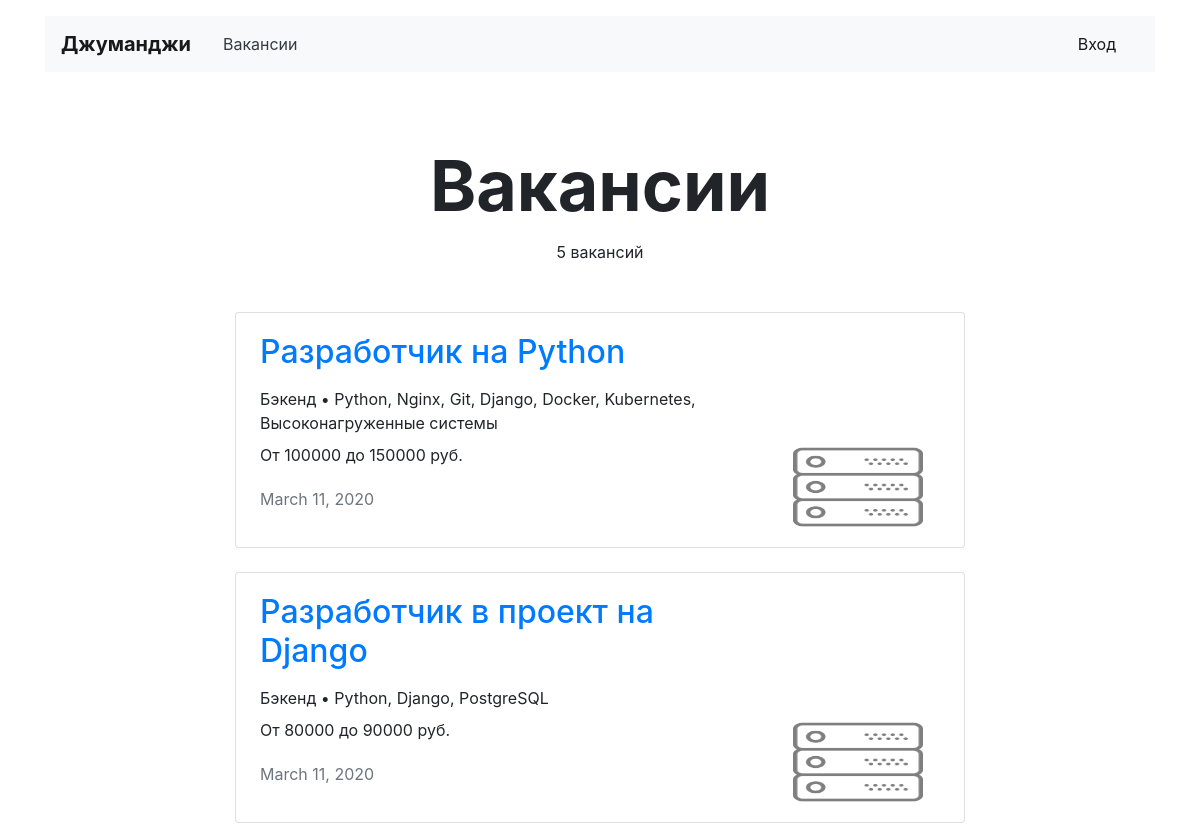
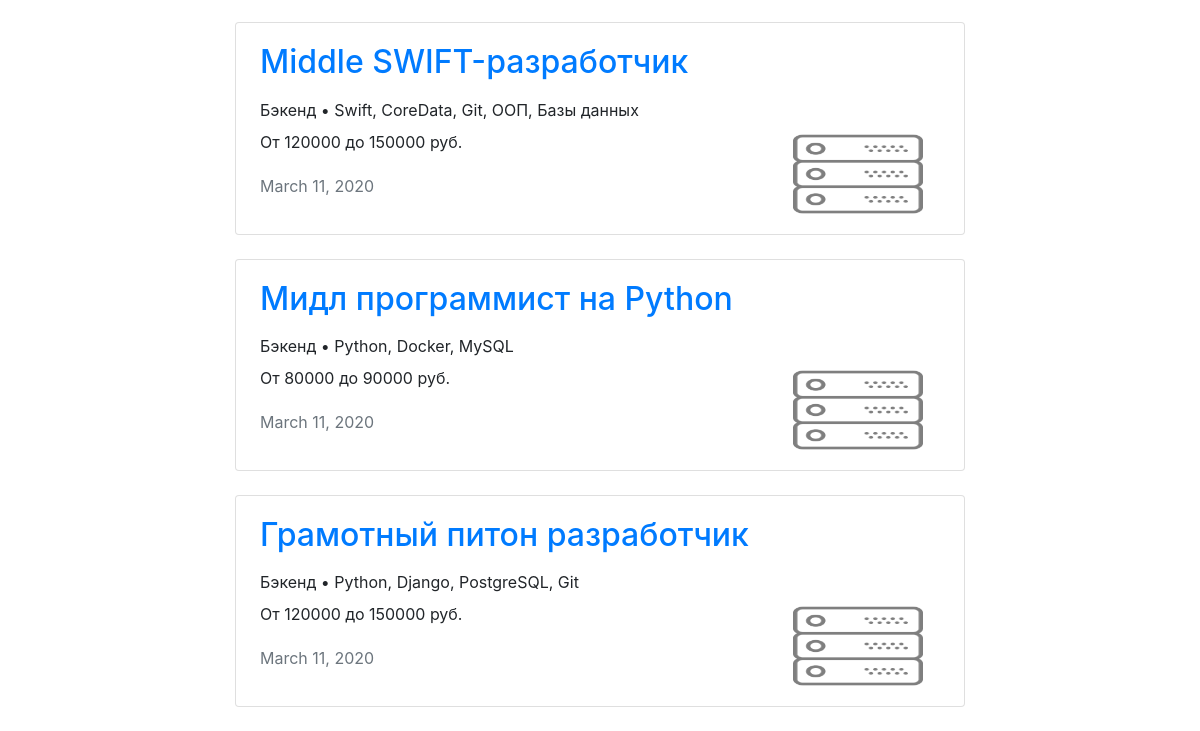
Before: /vacancies with the older database file (2 pictures, top to bottom).
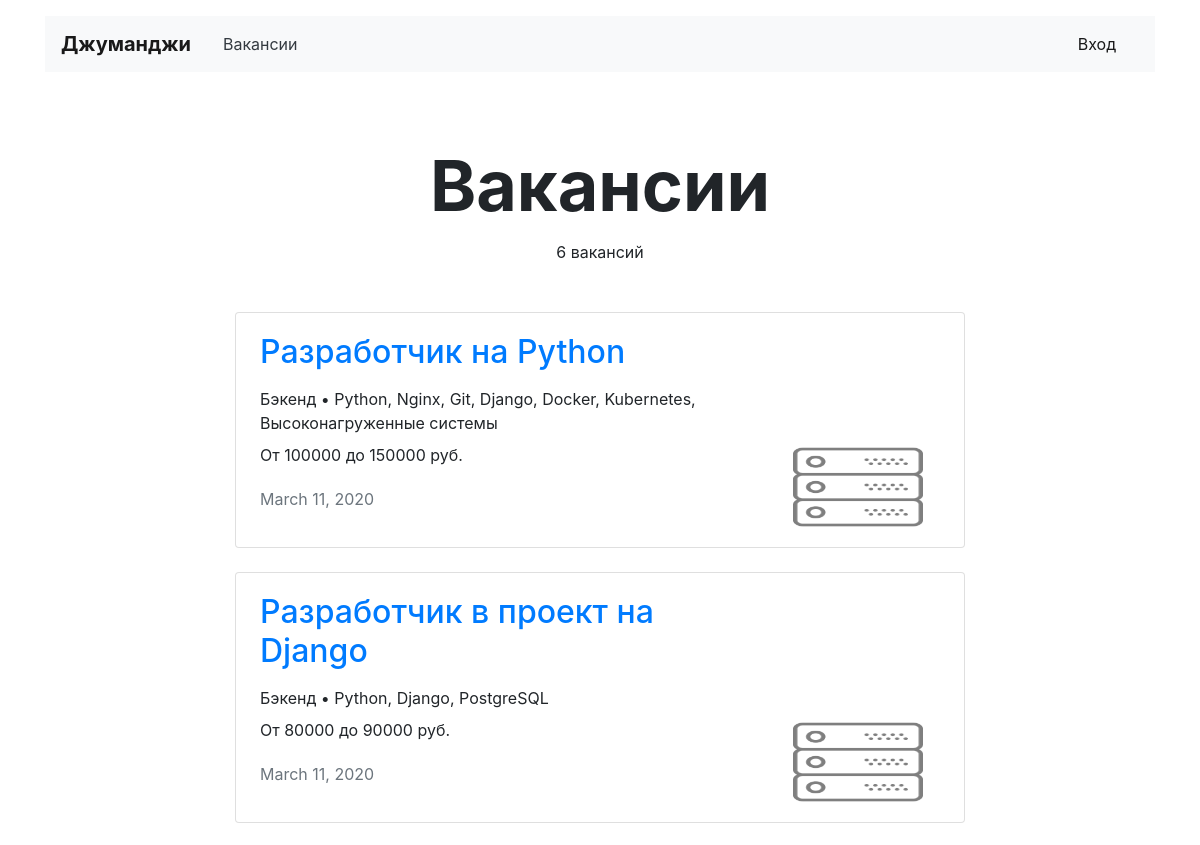
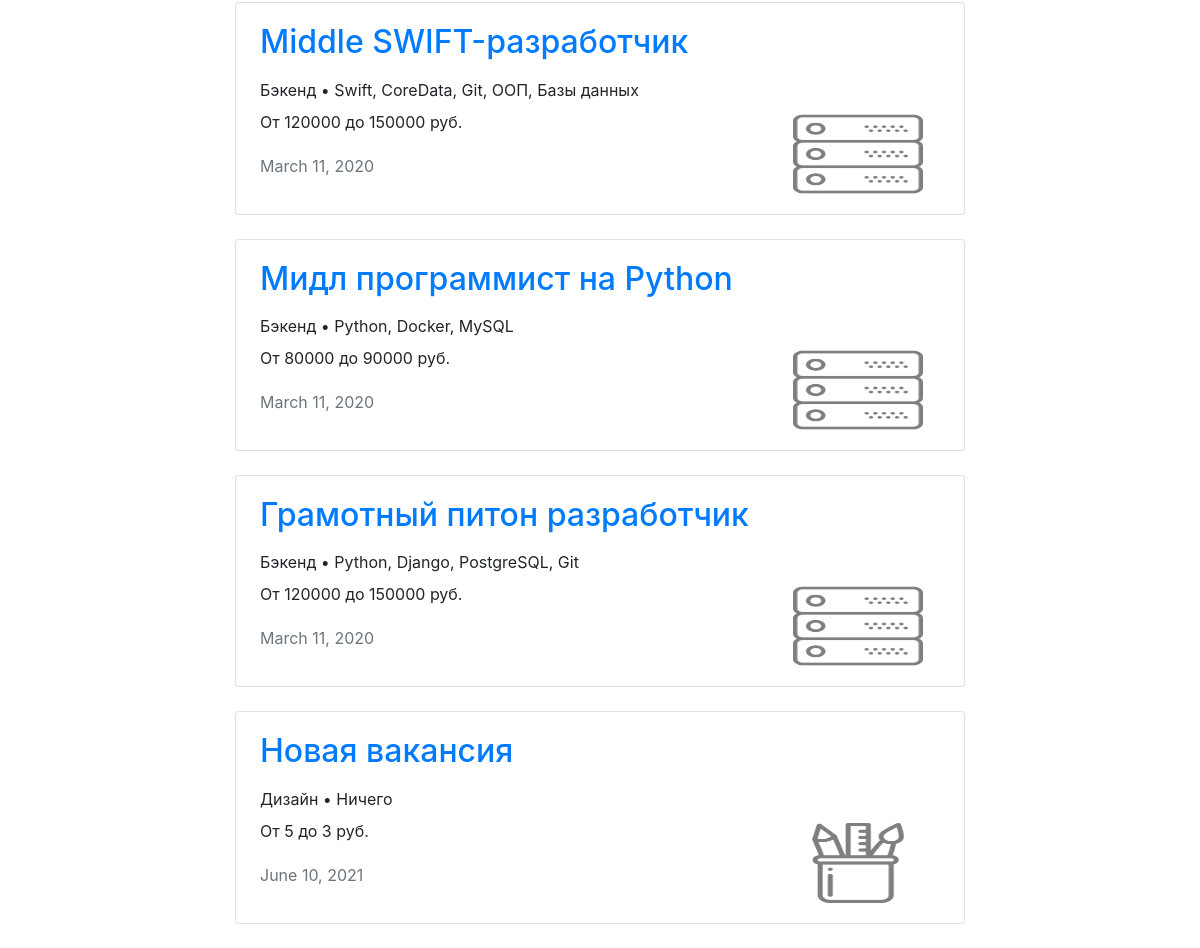
After: the same page with the newer database file (2 pictures, top to bottom).
### vacancy/models.py (models this page shows, shortened)
class Vacancy(models.Model):
    title = models.CharField(max_length=120)
    specialty = models.ForeignKey(Specialty, on_delete=models.CASCADE, related_name='vacancies')
    company = models.ForeignKey(Company, on_delete=models.CASCADE, related_name='vacancies')
    skills = models.CharField(max_length=120)
    description = models.TextField()
    salary_min = models.IntegerField()
    salary_max = models.IntegerField()
    published_at = models.DateField()

class Specialty(models.Model):
    code = models.CharField(max_length=20)
    title = models.CharField(max_length=120)
    picture = models.ImageField(upload_to=MEDIA_SPECIALITY_IMAGE_DIR)

### vacancy/views.py (the view)
# urls.py: path('vacancies', vacancies_view, name='vacancies'),
def vacancies_view(request):
    count_vacancy = Vacancy.objects.count()
    title = "Вакансии"
    return render(request, 'vacancies.html', context={
        'title': title,
        'vacancies': Vacancy.objects.all(),
        'count_vacancy': count_vacancy,
    })

### vacancy/templates/vacancies.html (shortened to what this page needs)
{% extends 'base.html' %}
{% block container %}
  <main class="container mt-3">
    <section>
      <h1 class="h1 text-center mx-auto mt-4 pt-5" style="font-size: 70px;"><strong>{{title}}</strong></h1>
      <p class="text-center pt-1"> {{count_vacancy}} вакансий</p>
      <div class="row mt-5">
        <div class="col-12 col-lg-8 offset-lg-2 m-auto">
          {% for vacancy in vacancies %}
          <div class="card mb-4">
             <div class="card-body px-4">
              <div class="row">
                <div class="col-12 col-md-8 col-lg-9">
                  <h2 class="h2 pb-2"><a href="{% url 'vacancy' vacancy.id %}" class="mb-1">{{vacancy.title}}</a></h2>
                  <p class="mb-2">{{vacancy.specialty.title}} • {{ vacancy.skills }}</p>
                  <p>От {{ vacancy.salary_min }} до {{ vacancy.salary_max }} руб.</p>
                  <p class="text-muted pt-1">{{ vacancy.published_at }}</p>
                </div>
                <div class="col-12 col-md-4 col-lg-3 d-flex align-items-end">
                  <a href="#"><img src="{{ vacancy.specialty.picture.url }}" width="130" height="80" alt=""></a>
                </div>
              </div>
            </div>
          </div>{% endfor %}
        </div>
      </div>
    </section>
  </main>
{% endblock %}

Changed rows visible on the page:
added Vacancy: title "Новая вакансия", specialty "Дизайн", skills "Ничего", salary_min "5", salary_max "3", published_at "June 10, 2021", specialty.picture (picture)
Other visible differences:
{{ count_vacancy }}: "5" → "6"
